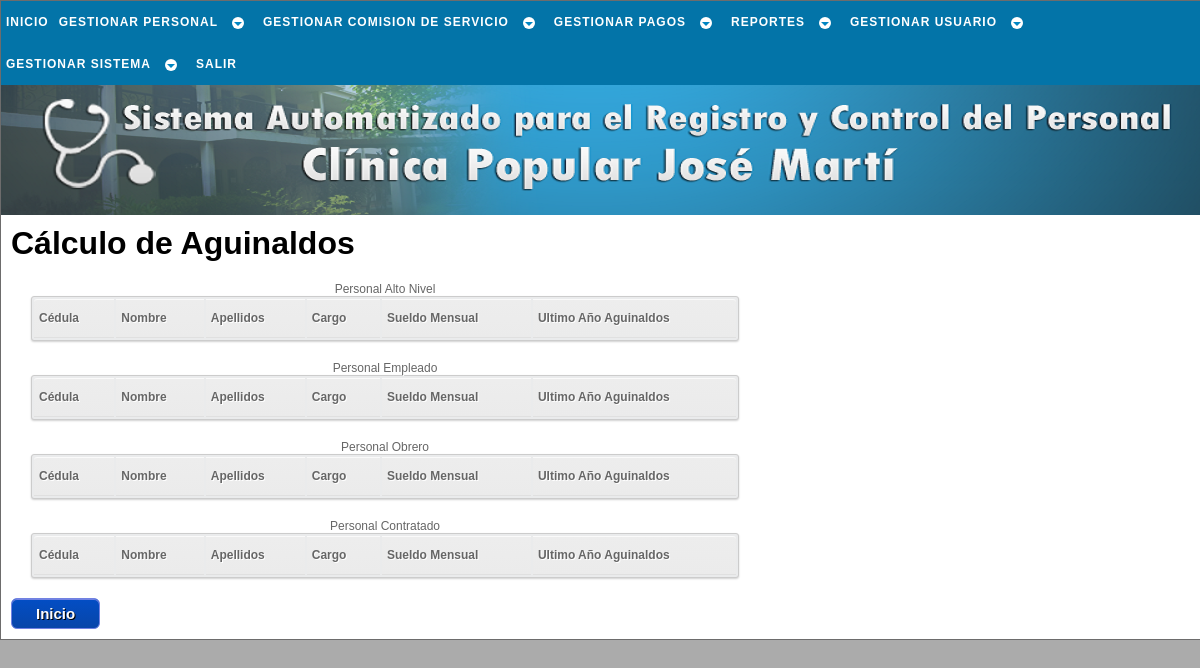
Before: /php/pago/calc_aguinaldo_a.php (signed in) with the older database file.
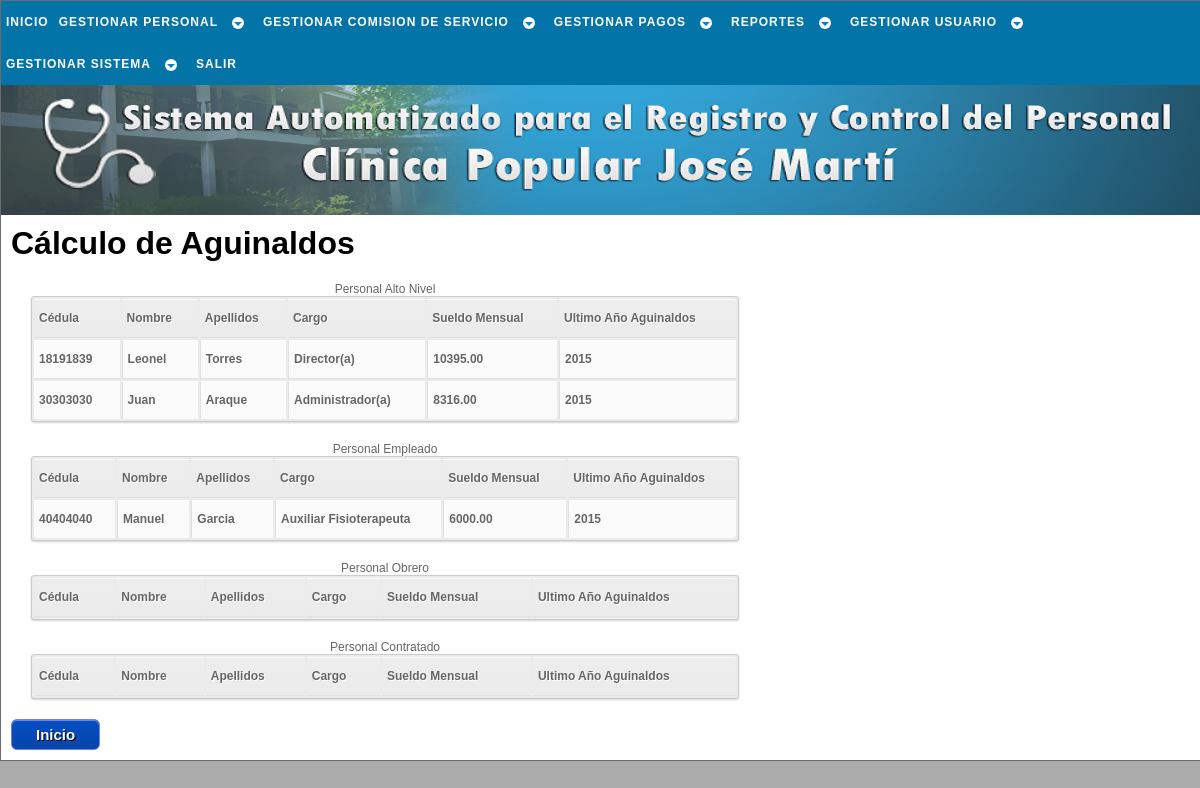
After: the same page with the newer database file.
### tables this page shows
CREATE TABLE `laboral` (
  `cedula` int(12) NOT NULL,
  `sueldo_mensual` decimal(7,2) NOT NULL,
  `fecha_ingreso` date NOT NULL,
  `condicion` varchar(10) NOT NULL,
  `cargo` varchar(23) NOT NULL,
  `rango` varchar(22) NOT NULL,
  `area_desemp` varchar(14) NOT NULL,
  `resolucion` varchar(40) NOT NULL,
  `ley` varchar(5) NOT NULL,
  PRIMARY KEY (`cedula`),
  CONSTRAINT `laboral_ibfk_1` FOREIGN KEY (`cedula`) REFERENCES `trabajador` (`cedula`) ON UPDATE CASCADE
);

CREATE TABLE `trabajador` (
  `cedula` int(12) NOT NULL,
  `nombre` varchar(30) NOT NULL,
  `apellido` varchar(30) NOT NULL,
  `ciudadania` varchar(15) NOT NULL,
  `pasaporte` varchar(30) NOT NULL,
  `libreta_militr` varchar(30) NOT NULL,
  `fe_nac` date NOT NULL,
  `lug_nac` varchar(30) NOT NULL,
  `est_civil` varchar(15) NOT NULL,
  `nconyugue` varchar(50) NOT NULL,
  `estudia` int(1) NOT NULL,
  `direccion` varchar(50) NOT NULL,
  `telefono` varchar(12) NOT NULL,
  `estado` tinyint(1) NOT NULL,
  `actualizado` date NOT NULL,
  PRIMARY KEY (`cedula`)
);

CREATE TABLE `aguinaldo` (
  `id_aguinaldo` int(7) NOT NULL AUTO_INCREMENT,
  `cantidad_mes` int(2) NOT NULL COMMENT 'Cantidad de meses para el calculo de aguinaldos',
  `anno_calculo` year(4) NOT NULL COMMENT 'Año en que se realizo el calculo de aguinaldo para el trabajador',
  `sid` decimal(7,2) NOT NULL COMMENT 'Sueldo Integral Diario',
  `total_pagar` decimal(7,2) NOT NULL COMMENT 'Total a pagar por aguinaldos',
  `cedula` int(12) NOT NULL,
  PRIMARY KEY (`id_aguinaldo`),
  KEY `cedula` (`cedula`),
  CONSTRAINT `aguinaldo_ibfk_1` FOREIGN KEY (`cedula`) REFERENCES `laboral` (`cedula`) ON UPDATE CASCADE
);

### php/_sql/conslt_trabj_sql.php (called while the page is built, shortened)
<?php
	function conslt_rango_trb($cnx_bd,$dato1,$dato2){
		$sql = "SELECT trabajador.cedula,nombre,apellido,cargo,sueldo_mensual,fecha_ingreso
				FROM trabajador
				JOIN laboral ON laboral.cedula = trabajador.cedula
				WHERE rango = '$dato1'
				AND condicion = '$dato2'
				AND estado = 1
				ORDER BY sueldo_mensual
				DESC";
		$resultado = $cnx_bd -> query($sql);
		return $resultado;
	}
	function conslt_fch($cnx_bd,$campo,$tabla,$ced){
		$sql = "SELECT $campo
				FROM $tabla
				WHERE cedula = '$ced'
				ORDER BY $campo
				DESC
				LIMIT 1";
		$resultado = $cnx_bd -> query($sql);
		return $resultado;
	}
?>

### php/pago/calc_aguinaldo_a.php (the view, shortened to what this page needs)
<!DOCTYPE html PUBLIC "-//W3C//DTD XHTML 1.1//EN" "http://www.w3.org/TR/xhtml11/DTD/xhtml11.dtd" />
<html xmlns="http://www.w3.org/1999/xhtml" xml:lang="es" lang="es" dir="ltr">
	<head>
		<link rel="stylesheet" href="../../css/estilo.css" type="text/css" media="screen" />
    </head>
	<body>
		<div id="cuerpo">
			<div id="menu">
				<div id="cssmenu">
					<?php include('../_menu/menu_pago.php'); ?>
				</div>
			</div>
			<div id="inicio">
			</div>
			<div id="pagina">
				<?php
					$cnx_bd = conexion();
					include('../_sql/conslt_trabj_sql.php');
					$alto = conslt_rango_trb($cnx_bd,'Personal de Alto Nivel','Fijo');
					$empleado = conslt_rango_trb($cnx_bd,'Personal Empleado','Fijo');
				?>
				<h1>Cálculo de Aguinaldos</h1>
				<table id="tabla">
					<caption>Personal Alto Nivel</caption>
					<tr>
						<th>Cédula</th>
						<th>Nombre</th>
						<th>Apellidos</th>
						<th>Cargo</th>
						<th>Sueldo Mensual</th>
						<th>Ultimo Año Aguinaldos</th>
					</tr>
					<?php
						while ($fila = $alto -> fetch_object()){
							$fcha = conslt_fch($cnx_bd,'anno_calculo','aguinaldo',$fila -> cedula);
							$fch_fila = $fcha -> fetch_object();
							$a='0000';
							if (isset($fch_fila)) $a = $fch_fila -> anno_calculo;
					?>
							<tr>
								<td><a href="calc_aguinaldo_b.php?c=<?=$fila -> cedula?>" title="Click para calcular los aguinaldos del trabajador"><?=$fila -> cedula?></a></td>
								<td><a href="calc_aguinaldo_b.php?c=<?=$fila -> cedula?>" title="Click para calcular los aguinaldos del trabajador"><?=$fila -> nombre?></a></td>
								<td><a href="calc_aguinaldo_b.php?c=<?=$fila -> cedula?>" title="Click para calcular los aguinaldos del trabajador"><?=$fila -> apellido?></a></td>
								<td><a href="calc_aguinaldo_b.php?c=<?=$fila -> cedula?>" title="Click para calcular los aguinaldos del trabajador"><?=$fila -> cargo?></a></td>
								<td><a href="calc_aguinaldo_b.php?c=<?=$fila -> cedula?>" title="Click para calcular los aguinaldos del trabajador"><?=$fila -> sueldo_mensual?></a></td>
								<td><a href="calc_aguinaldo_b.php?c=<?=$fila -> cedula?>" title="Click para calcular los aguinaldos del trabajador"><?=$a?></a></td>
							</tr>
					<?php
						}
					?>
				</table>
				<table id="tabla">
					<caption>Personal Empleado</caption>
					<tr>
						<th>Cédula</th>
						<th>Nombre</th>
						<th>Apellidos</th>
						<th>Cargo</th>
						<th>Sueldo Mensual</th>
						<th>Ultimo Año Aguinaldos</th>
					</tr>
					<?php
						while ($fila = $empleado -> fetch_object()){
							$fcha = conslt_fch($cnx_bd,'anno_calculo','aguinaldo',$fila -> cedula);
							$fch_fila = $fcha -> fetch_object();
							$a='0000';
							if (isset($fch_fila)) $a = $fch_fila -> anno_calculo;
					?>
							<tr>
								<td><a href="calc_aguinaldo_b.php?c=<?=$fila -> cedula?>" title="Click para calcular los aguinaldos del trabajador"><?=$fila -> cedula?></a></td>
								<td><a href="calc_aguinaldo_b.php?c=<?=$fila -> cedula?>" title="Click para calcular los aguinaldos del trabajador"><?=$fila -> nombre?></a></td>
								<td><a href="calc_aguinaldo_b.php?c=<?=$fila -> cedula?>" title="Click para calcular los aguinaldos del trabajador"><?=$fila -> apellido?></a></td>
								<td><a href="calc_aguinaldo_b.php?c=<?=$fila -> cedula?>" title="Click para calcular los aguinaldos del trabajador"><?=$fila -> cargo?></a></td>
								<td><a href="calc_aguinaldo_b.php?c=<?=$fila -> cedula?>" title="Click para calcular los aguinaldos del trabajador"><?=$fila -> sueldo_mensual?></a></td>
								<td><a href="calc_aguinaldo_b.php?c=<?=$fila -> cedula?>" title="Click para calcular los aguinaldos del trabajador"><?=$a?></a></td>
							</tr>
					<?php
						}
					?>
				</table>
				<table id="tabla">
					<caption>Personal Obrero</caption>
					<tr>
						<th>Cédula</th>
						<th>Nombre</th>
						<th>Apellidos</th>
						<th>Cargo</th>
						<th>Sueldo Mensual</th>
						<th>Ultimo Año Aguinaldos</th>
					</tr>
				</table>
				<table id="tabla">
					<caption>Personal Contratado</caption>
					<tr>
						<th>Cédula</th>
						<th>Nombre</th>
						<th>Apellidos</th>
						<th>Cargo</th>
						<th>Sueldo Mensual</th>
						<th>Ultimo Año Aguinaldos</th>
					</tr>
				</table>
				<a href="../inicio.php" class="enlaceboton" title="Click para ir al inicio de SACLIPOP">Inicio</a>
			</div>
		</div>
	</body>
</html>

### php/_menu/menu_pago.php (shortened to what this page needs)
<ul>
	<li title="Click para ir al inicio de SACLIPOP"><a href="../inicio.php"><span>Inicio</span></a></li>
	<li class="has-sub" title="Opciones para gestión del personal"><a href=""><span>Gestionar Personal</span></a>
	</li>
	<li class="has-sub" title="Opciones para gestión de comisión de servicio"><a href=""><span>Gestionar Comision de Servicio</span></a>
	</li>
	<?php if($_SESSION["nivel_usuario"] == 1){ ?>
			<li class="has-sub" title="Opciones para gestión de pagos"><a href=""><span>Gestionar Pagos</span></a>
			</li>
	<?php } ?>
	<li class="has-sub" title="Opciones para generar reportes"><a href=""><span>Reportes</span></a>
	</li>
	<li class="has-sub" title="Opciones para gestionar usuario"><a href=""><span>Gestionar Usuario</span></a>
	</li>
	<?php if($_SESSION["nivel_usuario"] == 1){ ?>
		<li class="has-sub" title="Opciones para gestionar SACLIPOP"><a href=""><span>Gestionar Sistema</span></a>
		</li>
	<?php } ?>
	<li title="Click para para salir del sistema SACLIPOP"><a href="../_sesion/salir_sesion.php"><span>Salir</span></a></li>
</ul>

Changed rows visible on the page:
now on this page (row edited): laboral: cedula.cedula "18191839", cedula.nombre "Leonel", cedula.apellido "Torres", cargo "Director(a)", sueldo_mensual "10395.00", aguinaldo.anno_calculo "2015", shown under "Personal Alto Nivel"
now on this page (row edited): laboral: cedula.cedula "30303030", cedula.nombre "Juan", cedula.apellido "Araque", cargo "Administrador(a)", sueldo_mensual "8316.00", aguinaldo.anno_calculo "2015", shown under "Personal Alto Nivel"
now on this page (row edited): laboral: cedula.cedula "40404040", cedula.nombre "Manuel", cedula.apellido "Garcia", cargo "Auxiliar Fisioterapeuta", sueldo_mensual "6000.00", aguinaldo.anno_calculo "2015", shown under "Personal Empleado"
